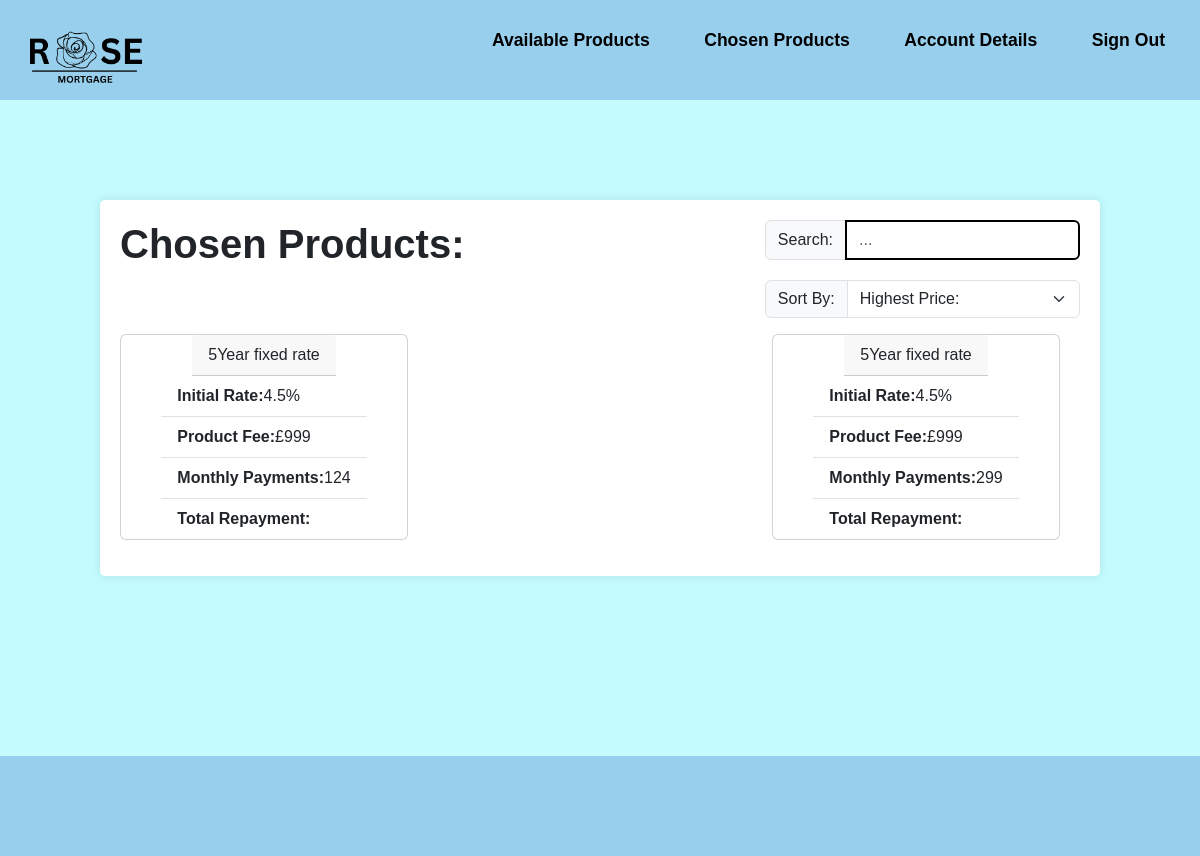
The page /MemberChosenProducts.php on the database its author committed.
### tables this page shows
CREATE TABLE "Quote" (
	"Quote_ID"	INTEGER NOT NULL,
	"Product_ID"	INTEGER NOT NULL,
	"RegisteredUser_ID"	INTEGER NOT NULL,
	"monthly_repayments"	INTEGER NOT NULL,
	"product_starred"	INTEGER NOT NULL,
	PRIMARY KEY("Quote_ID" AUTOINCREMENT),
	FOREIGN KEY("RegisteredUser_ID") REFERENCES "RegisteredUser"("RegisteredUser_ID"),
	FOREIGN KEY("Product_ID") REFERENCES "Product"("Product_ID"),
	FOREIGN KEY("Quote_ID") REFERENCES "Quote"("Quote_ID")
);

CREATE TABLE "Product" (
	"Product_ID"	INTEGER NOT NULL,
	"Broker_ID"	INTEGER NOT NULL,
	"YearRate"	INTEGER NOT NULL,
	"ProductType"	TEXT NOT NULL,
	"expected_income"	INTEGER NOT NULL,
	"expected_outgoings"	INTEGER NOT NULL,
	"expected_credit_score"	INTEGER NOT NULL,
	"initial_interest_rate"	REAL NOT NULL,
	"secondary_interest_rate"	REAL NOT NULL,
	"ProductFee"	INTEGER NOT NULL,
	"mtv_ratio"	REAL NOT NULL,
	"aDraft"	INTEGER NOT NULL,
	FOREIGN KEY("Broker_ID") REFERENCES "Broker"("Broker_ID"),
	PRIMARY KEY("Product_ID" AUTOINCREMENT)
);

### MemberChosenProducts.php (the view, shortened to what this page needs)
<?php
require_once 'connection.php';
$sql = "SELECT *
        FROM Quote
        INNER JOIN RegisteredUser ON (Quote.RegisteredUser_ID = RegisteredUser.RegisteredUser_ID)
        INNER JOIN Product ON (Quote.Product_ID = Product.Product_ID)
        INNER JOIN financialdetails ON (financialdetails.RegisteredUser_ID = RegisteredUser.RegisteredUser_ID)
        ";
$statement = $db->query($sql);
?>
<!DOCTYPE html>
<html lang="en">
<head>
  <link rel="stylesheet" href="https://cdn.jsdelivr.net/npm/bootstrap@5.3.2/dist/css/bootstrap.min.css"
>
  <link rel="stylesheet" href="style.css">
</head>
<body>
  <header class="flex-container">
    <a href="MemberViewProducts.php"> <img src="Assets/logo.png" alt="Rose Mortgage"> </a>
    <div>
      <ul class="nav-links">
        <li><a href="MemberViewProducts.php">Available Products</a></li>
        <li><a href="MemberChosenProducts.php">Chosen Products</a></li>
        <li><a href="MemberAccountDetails.php">Account Details</a></li>
        <li><a href="home.php">Sign Out</a></li>
      </ul>
    </div>
  </header>
  <div class="largecontainer">
    <div class="flex-container">
      <div>
        <h1><b>Chosen Products:</b></h1>
      </div>
      <div>
        <div class="input-group flex-nowrap">
          <span class="input-group-text" id="addon-wrapping">Search:</span>
          <input type="text" class="form-control" placeholder="..." aria-label="Username"
            aria-describedby="addon-wrapping">
        </div>
        <div class="input-group mb-3">
          <label class="input-group-text" for="inputGroupSelect01">Sort By:</label>
          <select class="form-select" id="inputGroupSelect01">
            <option selected>Highest Price:</option>
          </select>
        </div>
      </div>
    </div>
    <div class="flex-table">
      <?php
      while ($row = $statement->fetch(PDO::FETCH_ASSOC)) {
      ?>
      <div class="card" style="width: 18rem;">
        <div class="card-header">
          <?php echo $row["YearRate"]."Year ". $row["ProductType"]; ?>
        </div>
        <ul class="list-group list-group-flush">
          <li class="list-group-item"><b>Initial Rate:</b><?php echo $row["initial_interest_rate"]; ?></li>
          <li class="list-group-item"><b>Product Fee:</b><?php echo $row["ProductFee"]; ?></li>
          <li class="list-group-item"><b>Monthly Payments:</b><?php echo $row["monthly_repayments"]; ?></li>
          <li class="list-group-item"><b>Total Repayment:</b><?php echo $row["total_repayment"]; ?></li>
        </ul>
      </div>
      <?php
      }
      ?>
    </div>
  </div>
  <footer>
  </footer>
</body>
</html>

### style.css (style rules this page uses)
* { margin: 0; padding: 0; text-decoration: none; font-family: Arial, Helvetica, sans-serif; box-sizing: border-box; list-style: none; }
a { color: #000; text-decoration: none; }
header { background-color: #98CFED; padding: 10px; color: black; height: 100px; width: 100%; top: 0; display: flex; justify-content: flex-start; align-items: center; z-index: 1000; }
.nav-links li { display: inline-block; position: relative; margin: 0 25px; }
.nav-links li a { font-weight: bold; font-size: 1.1rem; text-decoration: none; color: black; }
.nav-links li::after { content: ''; width: 0%; height: 2px; background: #000; display: block; margin: auto; position: absolute; top: 100%; left: 50%; transform: translate(-50%); transition: 0.7s; }
header img { width: 150px; height: auto; }
body { background-color: #c4fbff; display: flex; flex-direction: column; min-height: 100vh; }
.card { height: 100%; display: flex; justify-content: center; align-items: center; }
ul { flex: 1; margin-bottom: 20px; }
ul li { list-style-type: disc; }
.form-control { border: 2px solid black; }
.largecontainer { width: 1000px; margin: 100px auto 80px; padding: 20px; background-color: #fff; border-radius: 5px; box-shadow: 0 0 10px rgba(0, 0, 0, 0.1); }
.flex-container { display: flex; flex-direction: row; justify-content:space-between; }
.flex-table { display:flex; flex-direction: row; flex-wrap: wrap; align-content: flex-start; justify-content: space-between; margin-right: 20px; margin-bottom: 1em; }
label { display: block; font-weight: bold; }
.input-group { margin-bottom: 20px; }
footer { background-color: #98CFED; padding: 10px; color: black; height: 100px; width: 100%; bottom: 0; z-index: 1000; margin-top: 100px; }

### rows shown on the page
quote: Product_ID.YearRate "5", Product_ID.ProductType "fixed rate", Product_ID.initial_interest_rate "4.5%", Product_ID.ProductFee "£999", monthly_repayments "124"
quote: Product_ID.YearRate "5", Product_ID.ProductType "fixed rate", Product_ID.initial_interest_rate "4.5%", Product_ID.ProductFee "£999", monthly_repayments "299"
